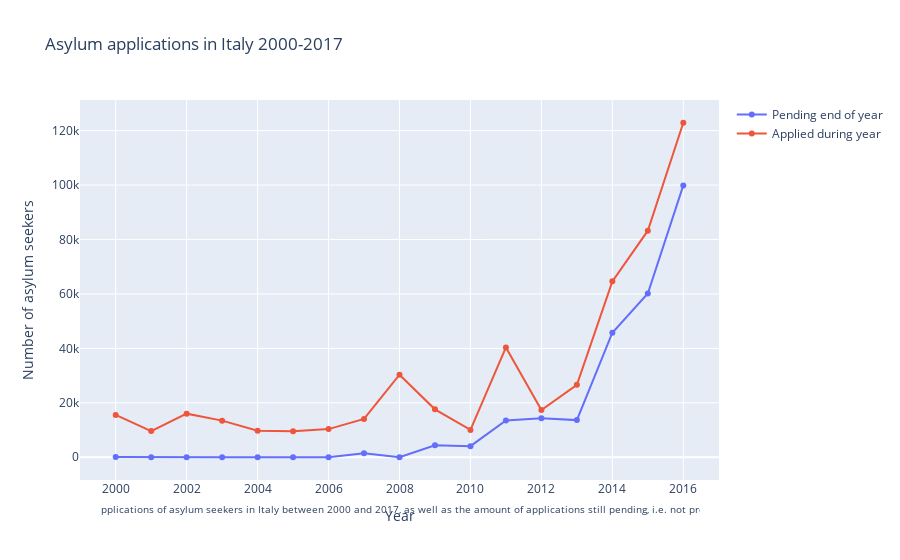

The cell this chart's notebook holds for it:
### Markdown cell above
### Asylum applications in Italy 2000-2017

### Code cell
# Read the CSV file into a DataFrame
apypc_df = pd.read_csv("data/applied_pending_yearly_per_country.csv")

# Create the figure
fig = go.Figure()

# Add traces for each line
fig.add_trace(go.Scatter(x=apypc_df["Year"], y=apypc_df["('pending end-year\', \'Italy\')"], name="Pending end of year"))
fig.add_trace(go.Scatter(x=apypc_df["Year"], y=apypc_df["('Applied during year\', \'Italy\')"], name="Applied during year"))

# Set labels and title
fig.update_layout(
    xaxis_title="Year",
    yaxis_title="Number of asylum seekers",
    title="Asylum applications in Italy 2000-2017"
)

# Set x-axis tick positions and labels
fig.update_xaxes(tickmode="array", tickvals=[2000, 2002, 2004, 2006, 2008, 2010, 2012, 2014, 2016])

# Add legend
fig.update_layout(showlegend=True)

# Add text below the plot
txt = "The total number of recorded applications of asylum seekers in Italy between 2000 and 2017, as well as the amount of applications still pending, i.e. not processed, at the end of the year."
fig.add_annotation(
    text=txt,
    xref="paper", yref="paper",
    x=0.5, y=-0.1,
    showarrow=False,
    font=dict(size=10),
    width=600
)

# Display the plot
fig.show()

### Figure 1 — Plotly figure (JSON) as saved in the notebook; plotly's stock layout.template omitted (floating-point values rounded to 4 significant figures)
{"data": [{"name": "Pending end of year", "type": "scatter", "x": [2000, 2001, 2002, 2003, 2004, 2005, 2006, 2007, 2008, 2009, 2010, 2011, 2012, 2013, 2014, 2015, 2016], "y": [113, 0, 0, 0, 0, 0, 0, 1500, 0, 4365, 4076, 13525, 14330, 13653, 45749, 60156, 99876]}, {"name": "Applied during year", "type": "scatter", "x": [2000, 2001, 2002, 2003, 2004, 2005, 2006, 2007, 2008, 2009, 2010, 2011, 2012, 2013, 2014, 2015, 2016], "y": [15564, 9620, 16015, 13455, 9722, 9548, 10348, 14053, 30324, 17603, 10052, 40356, 17352, 26620, 64623, 83243, 122905]}], "layout": {"annotations": [{"font": {"size": 10}, "showarrow": false, "text": "The total number of recorded applications of asylum seekers in Italy between 2000 and 2017, as well as the amount of applications still pending, i.e. not processed, at the end of the year.", "width": 600, "x": 0.5, "xref": "paper", "y": -0.1, "yref": "paper"}], "showlegend": true, "title": {"text": "Asylum applications in Italy 2000-2017"}, "xaxis": {"tickmode": "array", "tickvals": [2000, 2002, 2004, 2006, 2008, 2010, 2012, 2014, 2016], "title": {"text": "Year"}}, "yaxis": {"title": {"text": "Number of asylum seekers"}}}}
